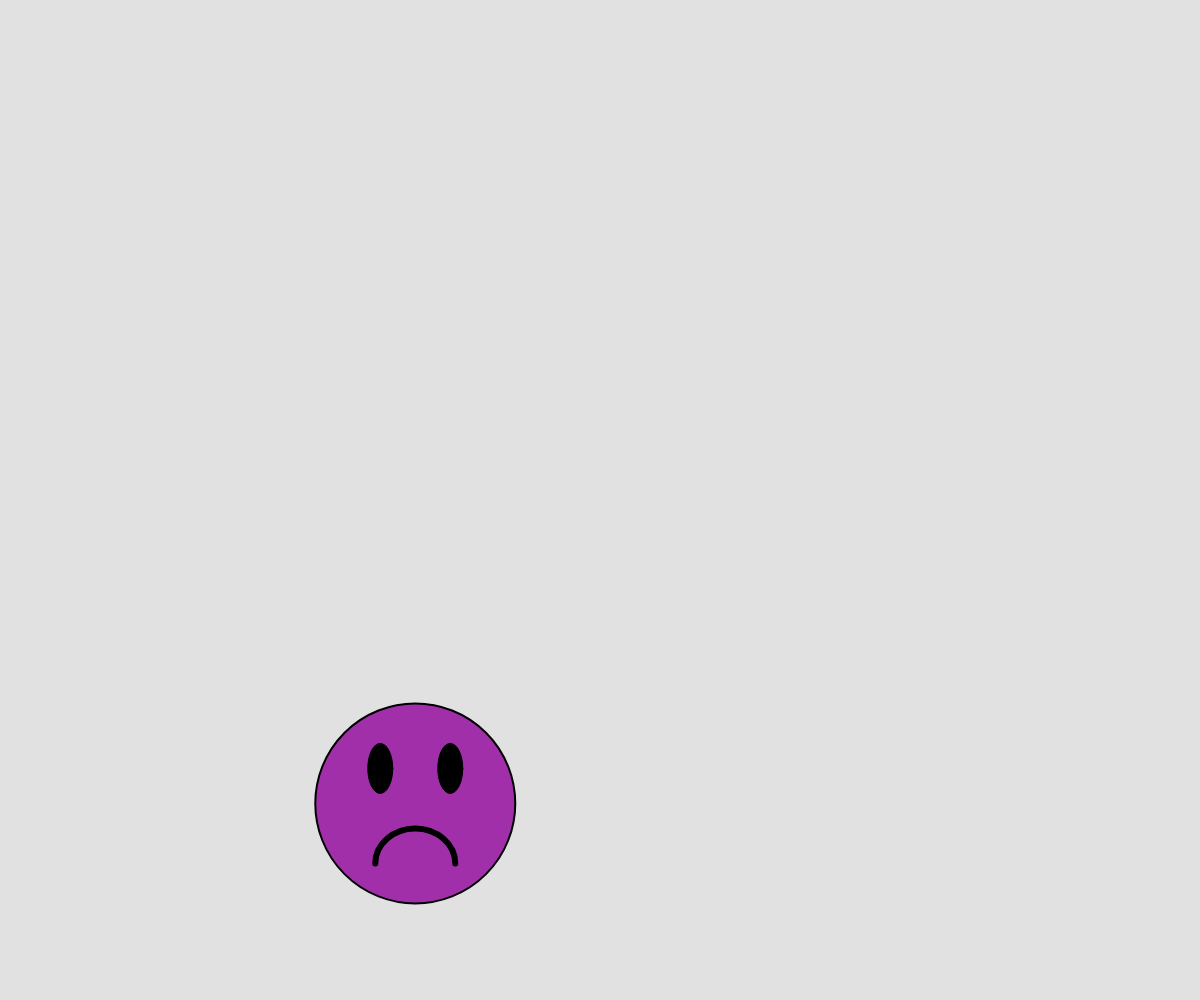
Frame 1 (no input)
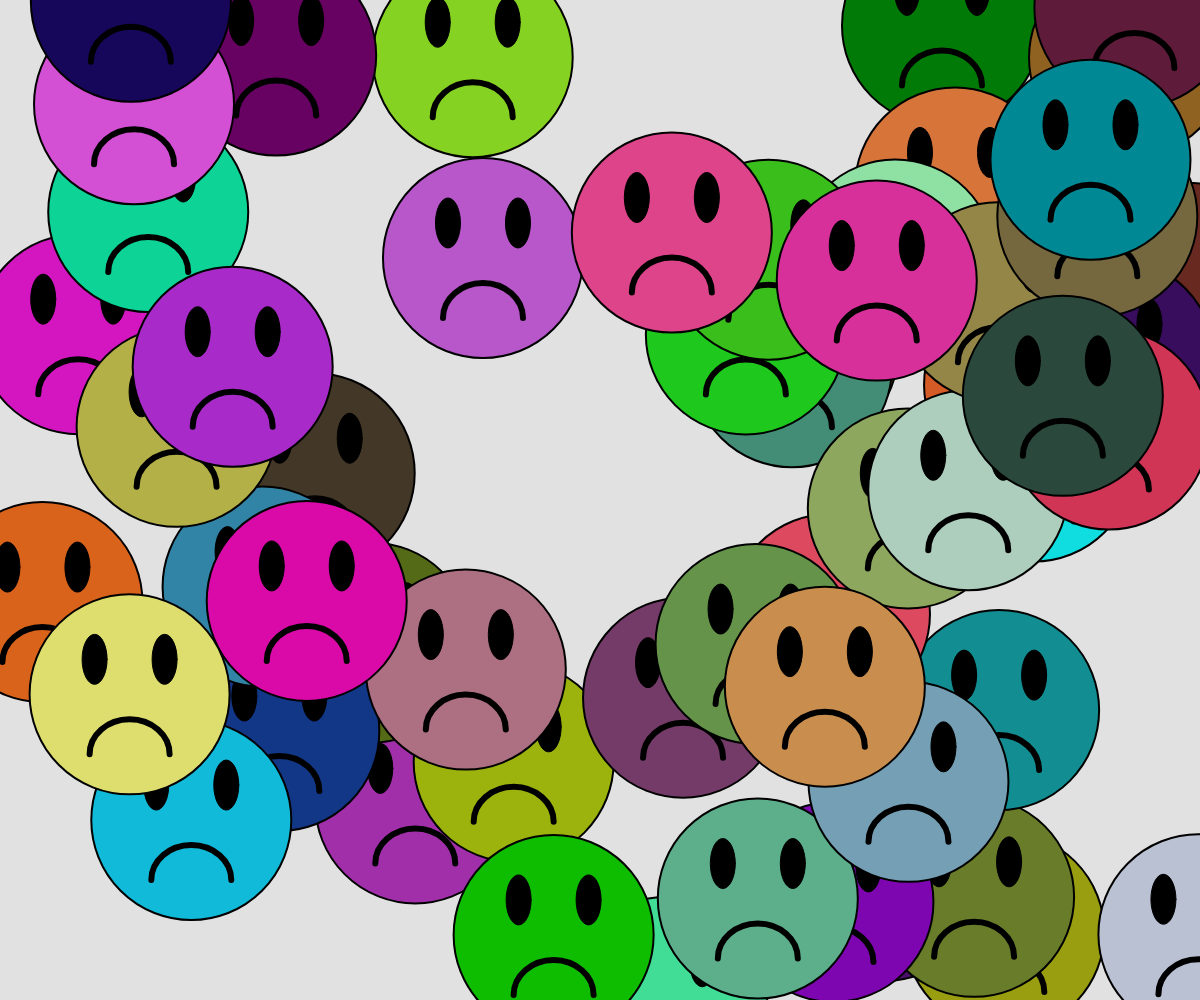
Frame 60 (no input)
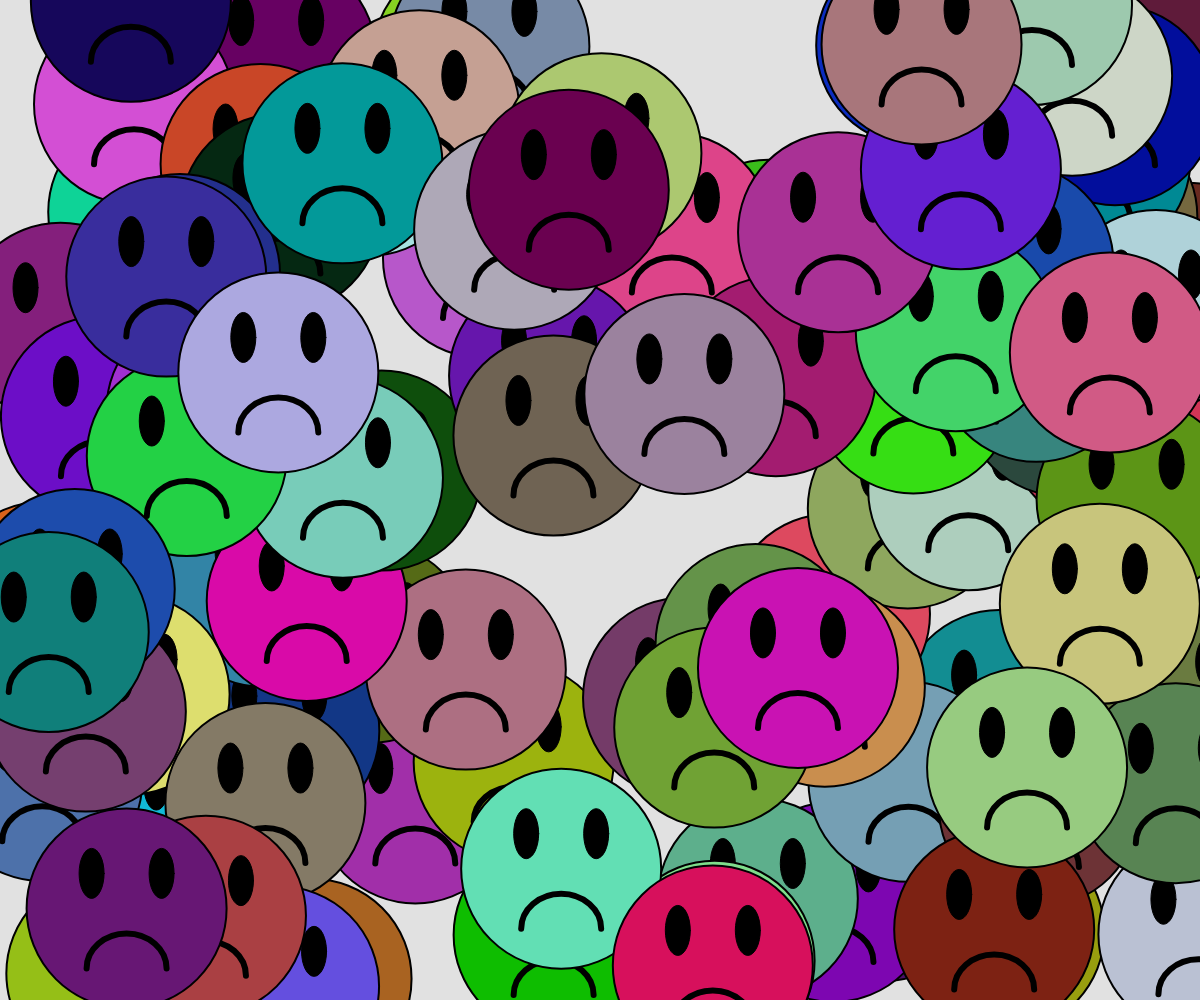
Frame 120 (the mouse pressed at the canvas centre since frame 60)

The p5.js sketch that drew these frames (run headless with seeded random() and noise() and a simulated clock; from frame 60 on, the mouse is pressed at the canvas centre):

// p5.js sketch
// ── sketch.js
function setup()
{
  createCanvas(windowWidth, windowHeight);
  background(225, 225, 225);
}

var counter = 0;

function draw()
{

  //creates **a new empty object** for random colors
  const col = {};
  const {r, g, b} = col
  col.r = random(0, 225);
  col.g = random(0, 225);
  col.b = random(0, 225);

  // defualt colours
  var white = (225, 225, 225);
  var black = (0);

  // random moments
  customPositionX = random(0, windowWidth);
  customPositionY = random(0, windowHeight); 

  // face
  // color of the circle
  fill(col.r, col.g, col.b);
  strokeWeight(2)
  stroke(0);

  // x-axis, y-axis, width, height
  //ellipse(windowWidth/2, windowHeight/2, 200, 200);
  ellipse(customPositionX, customPositionY, 200, 200);

  // left eye
  fill(black);
  stroke(black);
  strokeWeight(1);
  ellipse(customPositionX-35, customPositionY-35, 25, 50);

  // right eye
  fill(black);
  stroke(black);
  strokeWeight(1);
  ellipse(customPositionX+35, customPositionY-35, 25, 50);

  // sad mouth
  noFill();
  stroke(black);
  strokeWeight(6)
  // x, y, w, h, start, stop, [mode], [detail] 
  arc(customPositionX, customPositionY+60, 80, 70, PI, TWO_PI);

}
